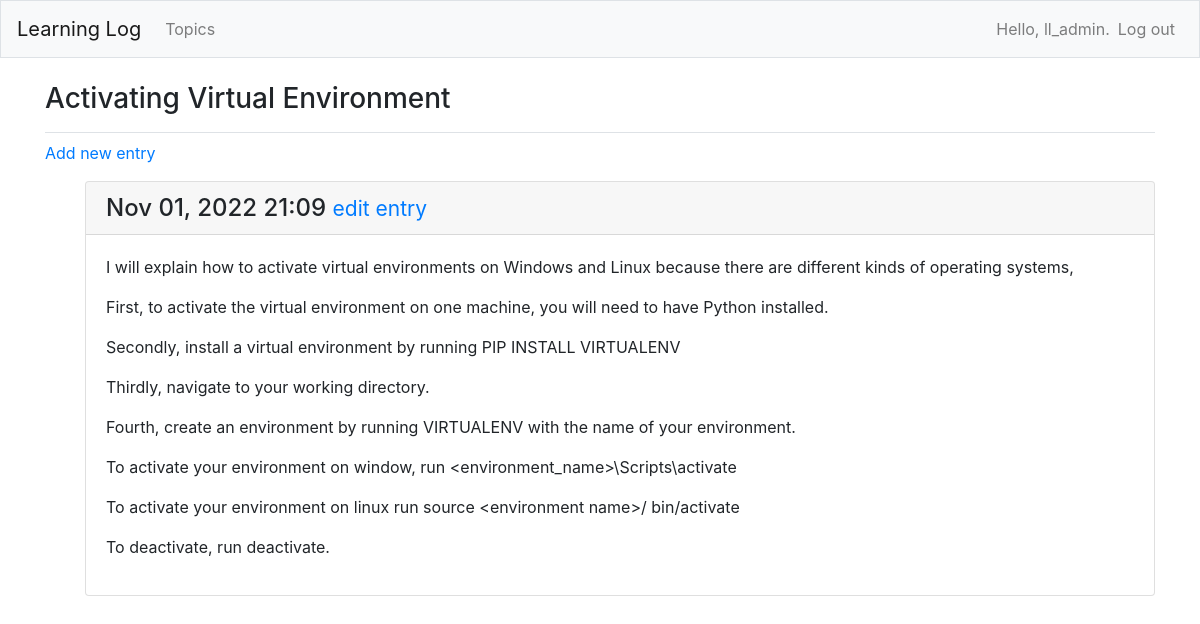
The page /topics/2/ (signed in) on the database its author committed.
### learning_logs/models.py (models this page shows, shortened)
class Topic(models.Model):
    text = models.CharField(max_length=200)
    date_added = models.DateTimeField(auto_now_add=True)
    owner = models.ForeignKey(User, on_delete=models.CASCADE)
    def __str__(self):
        return self.text

class Entry(models.Model):
    topic = models.ForeignKey(Topic, on_delete=models.CASCADE)
    text = models.TextField()
    date_added = models.DateTimeField(auto_now_add=True)
    class Meta:
        verbose_name_plural = 'entries'

### learning_logs/views.py (the view)
# urls.py: path('topics/<int:topic_id>/', views.topic, name='topic'),
@login_required
def topic(request, topic_id):
    topic = get_object_or_404(Topic, id=topic_id)
    if topic.owner != request.user:
        raise Http404
    entries = topic.entry_set.order_by('-date_added')
    context = {'topic': topic, 'entries': entries}
    return render(request, 'learning_logs/topic.html', context)

### learning_logs/templates/learning_logs/topic.html
{% extends 'learning_logs/base.html' %}
    {% block page_header %}
        <h3>{{ topic }}</h3>
    {% endblock page_header %}
    {% block content %}
        <p>
            <a href="{% url 'learning_logs:new_entry' topic.id %}">Add new entry</a>
        </p>
        <ul>
            {% for entry in entries %}
            <div class="card mb-3">
                <h4 class="card-header">
                    {{ entry.date_added|date:'M d, Y H:i' }}
                    <small><a href="{% url 'learning_logs:edit_entry' entry.id %}">
                        edit entry</a></small>
                </h4>
                <div class="card-body">
                    {{ entry.text|linebreaks }}
                </div>
            </div>
        </ul>
            {% empty %}
                <p>There are no entries for this topic yet.</p>
            {% endfor %}
{% endblock content %}

### learning_logs/templates/learning_logs/base.html (shortened to what this page needs)
{% load bootstrap4 %}
<!doctype html>
<html lang="en">
<head>
    {% bootstrap_css %}
</head>
<body>
    <nav class="navbar navbar-expand-md navbar-light bg-light mb-4 border">
        <a class="navbar-brand" href="{% url 'learning_logs:index'%}">
            Learning Log</a>
            <div class="collapse navbar-collapse" id="navbarCollapse">
                <ul class="navbar-nav mr-auto">
                        <li class="nav-item">
                            <a class="nav-link" href="{% url 'learning_logs:topics'%}">
                                Topics</a>
                        </li>
                </ul>
                <ul class="navbar-nav ml-auto">
                    {% if user.is_authenticated %}
                        <li class="nav-item">
                            <span class="navbar-text">Hello, {{ user.username }}.</span>
                        </li>
                        <li class="nav-item">
                            <a class="nav-link" href="{% url 'users:logout' %}">Log out</a>
                        </li>
                    {% endif %}
                </ul>
            </div>
        </nav>
        <main role="main" class="container">
            <div class="pb-2 mb-2 border-bottom">
                {% block page_header %}{% endblock page_header %}
            </div>
            <div>
                {% block content %}{% endblock content %}
            </div>
        </main>
    </body>
</html>

### rows shown on the page
Topic: text "Activating Virtual Environment"
Entry: date_added "Nov 01, 2022 21:09", text "I will explain how to activate virtual environments on Windows and Linux because there are different kinds of operating systems, First, to activate the virtual environment on one machine, you will need to have Python installed. Secondly, install a virtual environment by running PIP INSTALL VIRTUALENV Thirdly, navigate to your working directory. Fourth, create an environment by running VIRTUALENV with the name of your environment. To activate your environment on window, run <environment_name>\\Scripts\\activate To activate your environment on linux run source <environment name>/ bin/activate To deactivate, run deactivate."

### other values the page prints
{{ user.username }} "ll_admin"
